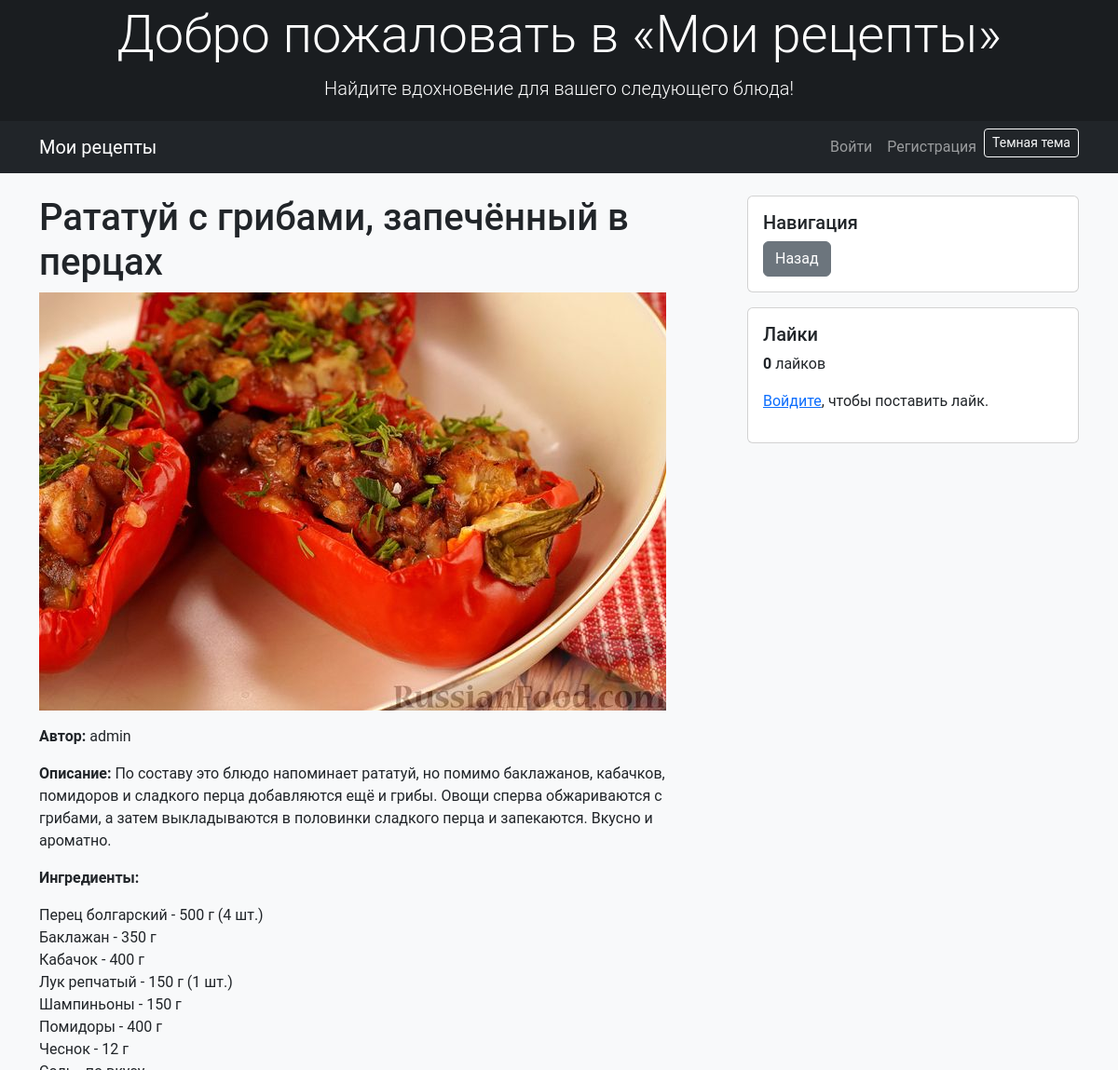
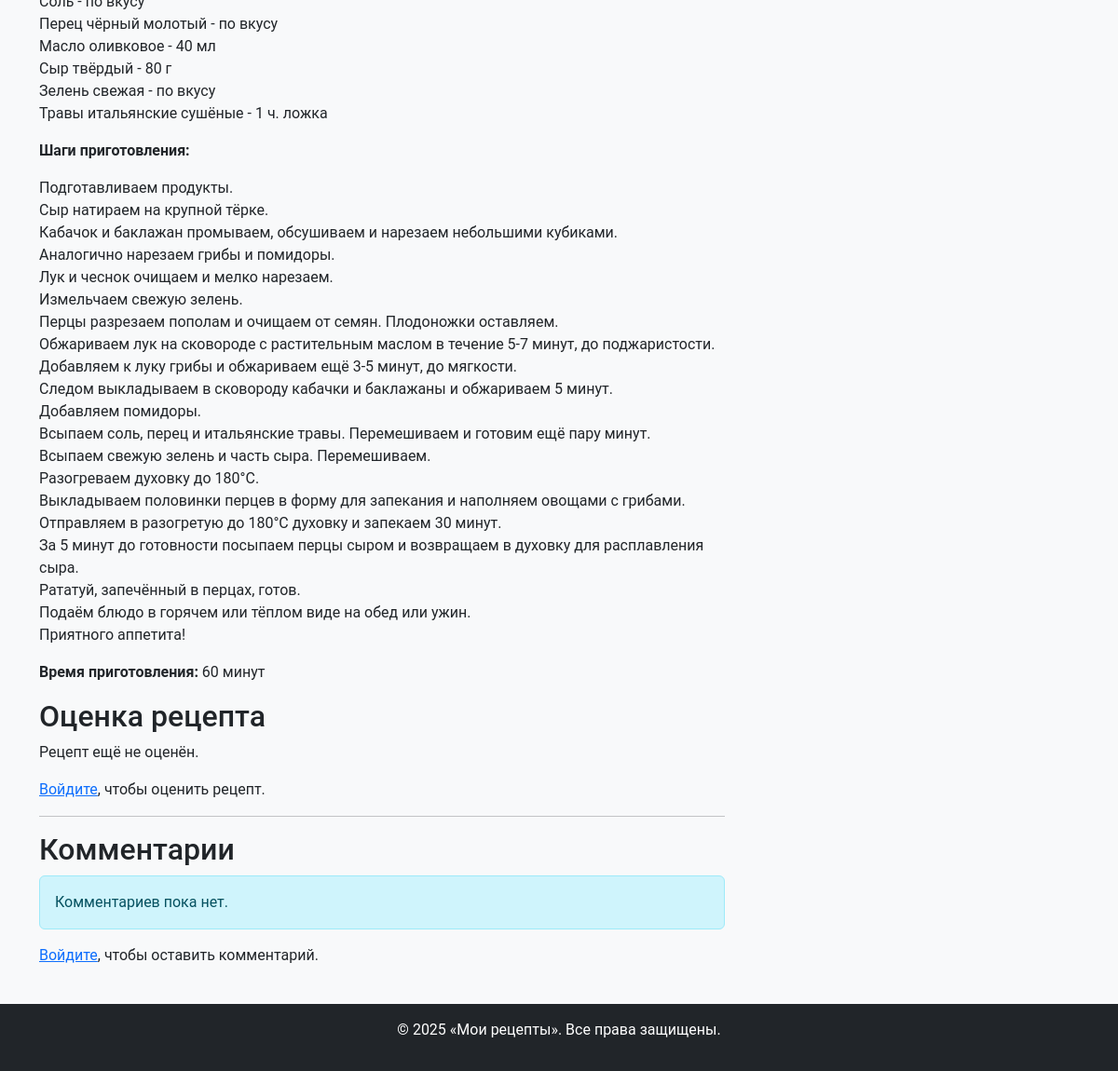
The page /recipe/9/ on the database its author committed (2 pictures, top to bottom).
### recipes/models.py (models this page shows, shortened)
class Recipe(models.Model):
    title = models.CharField(max_length=200)                   # Название рецепта
    description = models.TextField()                            # Описание рецепта
    ingredients = models.TextField(blank=True, verbose_name="Ингредиенты")
    steps = models.TextField()                                # Шаги приготовления
    cooking_time = models.PositiveIntegerField(help_text="Время в минутах")  # Время готовки
    image = models.ImageField(upload_to="recipe_images/", blank=True, null=True)  # Изображение (опционально)
    author = models.ForeignKey(User, on_delete=models.CASCADE)  # Автор рецепта (удаляется при удалении пользователя)
    category = models.ForeignKey(Category, on_delete=models.SET_NULL, null=True, blank=True)  # Категория (может быть пустой)
    likes = models.ManyToManyField(User, related_name="liked_recipes", blank=True)  # Лайки от пользователей
    created_at = models.DateTimeField(auto_now_add=True)      # Дата создания (автоматически)

### recipes/views.py (the view)
# urls.py: path("recipe/<int:recipe_id>/", views.recipe_detail, name="recipe_detail"),  # Детали рецепта
def recipe_detail(request, recipe_id):
    recipe = get_object_or_404(Recipe, id=recipe_id)  # Получаем рецепт или 404
    comments = recipe.comments.all().order_by("-created_at")  # Комментарии, новые сверху
    avg_rating = recipe.ratings.aggregate(models.Avg('value'))['value__avg'] or 0  # Средняя оценка или 0
    if request.method == "POST":
        if not request.user.is_authenticated:
            return redirect("login")  # Нужна авторизация для комментариев
        comment_form = CommentForm(request.POST)
        if comment_form.is_valid():
            comment = comment_form.save(commit=False)  # Не сохраняем сразу
            comment.author = request.user  # Привязываем автора
            comment.recipe = recipe       # Привязываем рецепт
            comment.save()
            return redirect("recipe_detail", recipe_id=recipe.id)
        else:
            messages.error(request, "Ошибка в форме комментария.")  # Сообщение об ошибке
    else:
        comment_form = CommentForm()  # Пустая форма для GET-запроса
    return render(request, "recipes/recipe_detail.html", {
        "recipe": recipe,
        "comments": comments,
        "comment_form": comment_form,
        "avg_rating": avg_rating,
    })

### recipes/templates/recipes/recipe_detail.html (shortened to what this page needs)
{% extends 'base.html' %}
{% block content %}
<div class="row">
  <div class="col-md-8">
    <h1>{{ recipe.title }}</h1>
    {% if recipe.image %}
      <img src="{{ recipe.image.url }}" alt="{{ recipe.title }}" class="img-fluid mb-3">
    {% endif %}
    <p><strong>Автор:</strong> {{ recipe.author.username }}</p>
    <p><strong>Описание:</strong> {{ recipe.description }}</p>
    <p><strong>Ингредиенты:</strong></p>
    <p>{{ recipe.ingredients|linebreaks }}</p>
    <p><strong>Шаги приготовления:</strong></p>
    <p>{{ recipe.steps|linebreaks }}</p>
    <p><strong>Время приготовления:</strong> {{ recipe.cooking_time }} минут</p>
    <h2>Оценка рецепта</h2>
    {% if avg_rating %}
      <p>Средняя оценка: {{ avg_rating|floatformat:1 }} из 5</p>
    {% else %}
      <p>Рецепт ещё не оценён.</p>
    {% endif %}
    {% if user.is_authenticated %}
      <form action="{% url 'rate_recipe' recipe.id %}" method="post" class="mb-3">
        {% csrf_token %}
        <div class="mb-3">
          <label for="rating" class="form-label">Ваша оценка:</label>
          <select name="value" id="rating" class="form-select" style="max-width: 150px;">
            <option value="1">1</option>
            <option value="2">2</option>
            <option value="3">3</option>
            <option value="4">4</option>
            <option value="5">5</option>
          </select>
        </div>
        <button type="submit" class="btn btn-primary">Оценить</button>
      </form>
    {% else %}
      <p><a href="{% url 'login' %}">Войдите</a>, чтобы оценить рецепт.</p>
    {% endif %}
    <hr>
    <h2>Комментарии</h2>
    {% for comment in comments %}
      <div class="mb-3 border-bottom pb-2">
        <p>
          <strong>{{ comment.author.username }}</strong>
          <small class="text-muted">{{ comment.created_at|date:"d.m.Y H:i" }}</small>
        </p>
        <p>{{ comment.text|linebreaks }}</p>
        {% if user == comment.author %}
          <button type="button" class="btn btn-danger btn-sm" data-bs-toggle="modal" data-bs-target="#deleteCommentModal{{ comment.id }}">
            Удалить
          </button>
        {% endif %}
      </div>
      {% if user == comment.author %}
        <div class="modal fade" id="deleteCommentModal{{ comment.id }}" tabindex="-1" aria-labelledby="deleteCommentModalLabel{{ comment.id }}" aria-hidden="true">
          <div class="modal-dialog modal-dialog-centered">
            <div class="modal-content">
              <div class="modal-header bg-danger text-white">
                <h5 class="modal-title" id="deleteCommentModalLabel{{ comment.id }}">Удалить комментарий</h5>
                <button type="button" class="btn-close" data-bs-dismiss="modal" aria-label="Закрыть"></button>
              </div>
              <div class="modal-body">
                <p>Вы уверены, что хотите удалить следующий комментарий?</p>
                <blockquote class="blockquote">
                  <p class="mb-0">{{ comment.text }}</p>
                  <footer class="blockquote-footer">
                    Автор: {{ comment.author.username }}
                    {% if comment.created_at %}
                      <cite title="Дата">{{ comment.created_at|date:"d.m.Y H:i" }}</cite>
                    {% endif %}
                  </footer>
                </blockquote>
              </div>
              <div class="modal-footer">
                <form method="post" action="{% url 'delete_comment' comment.id %}">
                  {% csrf_token %}
                  <button type="submit" class="btn btn-danger">Удалить</button>
                </form>
                <button type="button" class="btn btn-secondary" data-bs-dismiss="modal">Отмена</button>
              </div>
            </div>
          </div>
        </div>
      {% endif %}
    {% empty %}
      <p class="alert alert-info">Комментариев пока нет.</p>
    {% endfor %}
    {% if user.is_authenticated %}
      <h3>Оставить комментарий</h3>
      <form method="post" class="mb-5">
        {% csrf_token %}
        <div class="mb-3">
          <label for="id_text" class="form-label">Ваш комментарий</label>
          <textarea class="form-control" id="id_text" name="text" rows="4" placeholder="Напишите ваш комментарий здесь..." required>{{ comment_form.text.value|default:'' }}</textarea>
          {% if comment_form.text.errors %}
          <div class="text-danger">{{ comment_form.text.errors }}</div>
        {% endif %}
        </div>
        <button type="submit" class="btn btn-success">Добавить комментарий</button>
      </form>
    {% else %}
      <p><a href="{% url 'login' %}">Войдите</a>, чтобы оставить комментарий.</p>
    {% endif %}
  </div>
  <div class="col-md-4">
    <div class="card mb-3">
      <div class="card-body">
        <h5 class="card-title">Навигация</h5>
        <a href="{% url 'recipe_list' %}" class="btn btn-secondary">Назад</a>
      </div>
    </div>
    <div class="card">
      <div class="card-body">
        <h5 class="card-title">Лайки</h5>
        <p class="card-text"><strong>{{ recipe.likes.count }}</strong> лайков</p>
        {% if user.is_authenticated %}
          {% if user in recipe.likes.all %}
            <a href="{% url 'toggle_like' recipe.id %}" class="btn btn-secondary">Удалить лайк</a>
          {% else %}
            <a href="{% url 'toggle_like' recipe.id %}" class="btn btn-primary">Поставить лайк</a>
          {% endif %}
        {% else %}
          <p><a href="{% url 'login' %}">Войдите</a>, чтобы поставить лайк.</p>
        {% endif %}
      </div>
    </div>
  </div>
</div>
{% endblock %}

### static/css/styles.css (style rules this page uses)
body { background-color: #f8f9fa; font-family: 'Roboto', sans-serif; }

### rows shown on the page
Recipe: title "Рататуй с грибами, запечённый в перцах", image (picture), author.username "admin", description "По составу это блюдо напоминает рататуй, но помимо баклажанов, кабачков, помидоров и сладкого перца добавляются ещё и грибы. Овощи сперва обжариваются с грибами, а затем выкладываются в половинки сладкого перца и запекаются. Вкусно и ароматно.", ingredients "Перец болгарский - 500 г (4 шт.) Баклажан - 350 г Кабачок - 400 г Лук репчатый - 150 г (1 шт.) Шампиньоны - 150 г Помидоры - 400 г Чеснок - 12 г Соль - по вкусу Перец чёрный молотый - по вкусу Масло оливковое - 40 мл Сыр твёрдый - 80 г Зелень свежая - по вкусу Травы итальянские сушёные - 1 ч. ложка", steps "Подготавливаем продукты. Сыр натираем на крупной тёрке. Кабачок и баклажан промываем, обсушиваем и нарезаем небольшими кубиками. Аналогично нарезаем грибы и помидоры. Лук и чеснок очищаем и мелко нарезаем. Измельчаем свежую зелень. Перцы разрезаем пополам и очищаем от семян. Плодоножки оставляем. Обжариваем лук на сковороде с растительным маслом в течение 5-7 минут, до поджаристости. Добавляем к луку грибы и обжариваем ещё 3-5 минут, до мягкости. Следом выкладываем в сковороду кабачки и баклажаны и обжариваем 5 минут. Добавляем помидоры. Всыпаем соль, перец и итальянские травы. Перемешиваем и готовим ещё пару минут. Всыпаем свежую зелень и часть сыра. Перемешиваем. Разогреваем духовку до…", cooking_time "60", likes.count "0"
